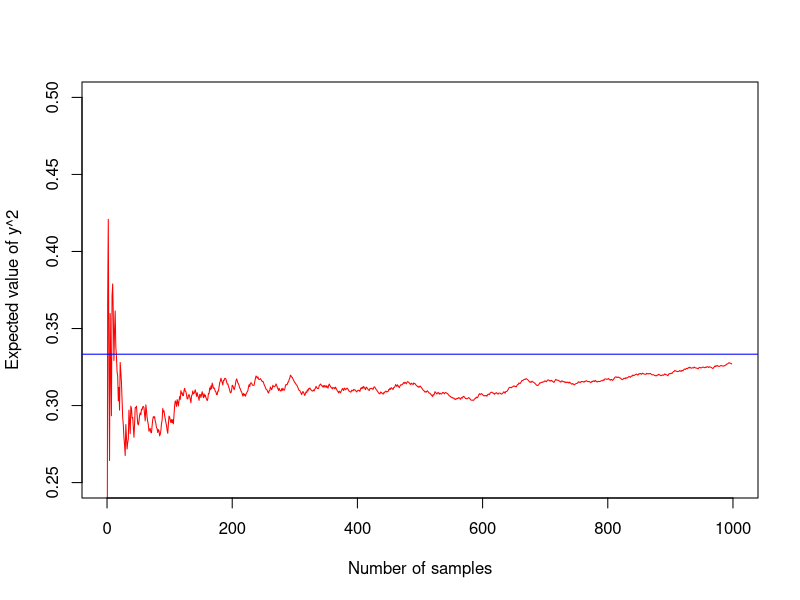

R code for this plot:
## ---- chunk 1
maxN <- 1000
u <- runif(maxN, 0, 1)**2
expected_val <- rbind(rep(0, maxN-1))
for (i in 1:(maxN-1)) {
  expected_val[i] <- mean(u[1:i])
}
## ---- chunk 2
plot(0:(maxN-2), expected_val, xlab="Number of samples", col="red",
      ylab="Expected value of y^2", ylim=c(0.25, 0.5), xlim=c(0,1000),
      type="l")
abline(h = 1/3, col="blue")
